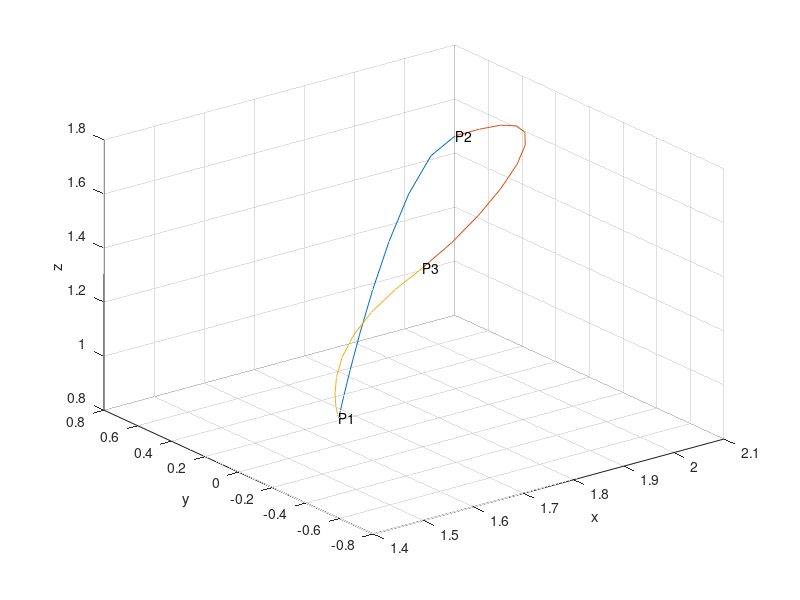

This chart was generated by the following MATLAB code:
clc
clear all
close all

%% Coordinates
P1=[1.6 0 0.9];
P2=[2 0.5 1.6];
P3=[1.6 -0.5 1.6];
P4=[1.6 0 0.9];
T0=0;
T1=1;
T2=2;
T3=3;

%% P1
x1=P1(1);
x1dot=0;
x1dotdot=0;

y1=P1(2);
y1dot=0;
y1dotdot=0;

z1=P1(3);
z1dot=0;
z1dotdot=0;

%% P2
x2=P2(1);
x2dot=0.5;
x2dotdot=0.010;

y2=P2(2);
y2dot=0.010;
y2dotdot=0.010;

z2=P2(3);
z2dot=0.010;
z2dotdot=0.010;

%% P3
x3=P3(1);
x3dot=-0.55;
x3dotdot=0;

y3=P3(2);
y3dot=0.05;
y3dotdot=0;

z3=P3(3);
z3dot=-0.55;
z3dotdot=0;

%% P4
x4=P4(1);
x4dot=0;
x4dotdot=0;

y4=P4(2);
y4dot=0;
y4dotdot=0;

z4=P4(3);
z4dot=0;
z4dotdot=0;


%% Path Generator
t1=[T0:0.1:T1];
t2=[T1:0.1:T2];
t3=[T2:0.1:T3];

Step=0.1;
Counter=1;

X1=[x1
    x1dot
    x1dotdot
    x2
    x2dot];

X2=[x2
    x2dot
    x2dotdot
    x3
    x3dot];

X3=[x3
    x3dot
    x3dotdot
    x4
    x4dot
    x4dotdot];


Y1=[y1
    y1dot
    y1dotdot
    y2
    y2dot];

Y2=[y2
    y2dot
    y2dotdot
    y3
    y3dot];

Y3=[y3
    y3dot
    y3dotdot
    y4
    y4dot
    y4dotdot];


Z1=[z1
    z1dot
    z1dotdot
    z2
    z2dot];
Z2=[z2
    z2dot
    z2dotdot
    z3
    z3dot];
Z3=[z3
    z3dot
    z3dotdot
    z4
    z4dot
    z4dotdot];



F1=[1   T0  T0.^2    T0.^3    T0.^4
    0   1   2*T0     3*T0.^2  4*T0.^3
    0   0   2        6*T0     12*T0.^2
    1   T1  T1.^2    T1.^3    T1.^4
    0   1   2*T1     3*T1.^2  4*T1.^3];

F2=[1   T1  T1.^2    T1.^3    T1.^4    
    0   1   2*T1     3*T1.^2  4*T1.^3  
    0   0   2        6*T1     12*T1.^2 
    1   T2  T2.^2    T2.^3    T2.^4    
    0   1   2*T2     3*T2.^2  4*T2.^3];  


F3=[1   T2  T2.^2    T2.^3    T2.^4    T2.^5
    0   1   2*T2     3*T2.^2  4*T2.^3  5*T2.^4
    0   0   2        6*T2     12*T2.^2 20*T2.^3
    1   T3  T3.^2    T3.^3    T3.^4    T3.^5
    0   1   2*T3     3*T3.^2  4*T3.^3  5*T3.^4
    0   0   2        6*T3     12*T3.^2 20*T3.^3];

CX1=inv(F1)*X1;
CY1=inv(F1)*Y1;
CZ1=inv(F1)*Z1;

CX2=inv(F2)*X2;
CY2=inv(F2)*Y2;
CZ2=inv(F2)*Z2;

CX3=inv(F3)*X3;
CY3=inv(F3)*Y3;
CZ3=inv(F3)*Z3;


p1X=CX1(1)+CX1(2)*t1+CX1(3)*t1.^2+CX1(4)*t1.^3+CX1(5)*t1.^4;
p1Y=CY1(1)+CY1(2)*t1+CY1(3)*t1.^2+CY1(4)*t1.^3+CY1(5)*t1.^4;
p1Z=CZ1(1)+CZ1(2)*t1+CZ1(3)*t1.^2+CZ1(4)*t1.^3+CZ1(5)*t1.^4;

p2X=CX2(1)+CX2(2)*t2+CX2(3)*t2.^2+CX2(4)*t2.^3+CX2(5)*t2.^4;
p2Y=CY2(1)+CY2(2)*t2+CY2(3)*t2.^2+CY2(4)*t2.^3+CY2(5)*t2.^4;
p2Z=CZ2(1)+CZ2(2)*t2+CZ2(3)*t2.^2+CZ2(4)*t2.^3+CZ2(5)*t2.^4;

p3X=CX3(1)+CX3(2)*t3+CX3(3)*t3.^2+CX3(4)*t3.^3+CX3(5)*t3.^4+CX3(6)*t3.^5;
p3Y=CY3(1)+CY3(2)*t3+CY3(3)*t3.^2+CY3(4)*t3.^3+CY3(5)*t3.^4+CY3(6)*t3.^5;
p3Z=CZ3(1)+CZ3(2)*t3+CZ3(3)*t3.^2+CZ3(4)*t3.^3+CZ3(5)*t3.^4+CZ3(6)*t3.^5;

TimeResults=[t1 t2 t3];

XResults=[p1X p2X p3X];
YResults=[p1Y p2Y p3Y];
ZResults=[p1Z p2Z p3Z];

Results=[t1 t2 t3
        p1X p2X p3X
        p1Y p2Y p3Y
        p1Z p2Z p3Z];
    
plot3(p1X,p1Y,p1Z);
hold on;
plot3(p2X,p2Y,p2Z);
plot3(p3X,p3Y,p3Z);
grid;
xlabel('x')
ylabel('y')
zlabel('z')

% plot3(1600,0,900,'marker', 'x')
text(1.6,0,0.9,'P1')
% hold on
% plot3(2000,500,1600,'marker', 'x')
text(2,0.5,1.6,'P2')
% hold on
% plot3(1600,-500,1600,'marker', 'x')
text(1.6,-0.5,1.6,'P3')
% grid on